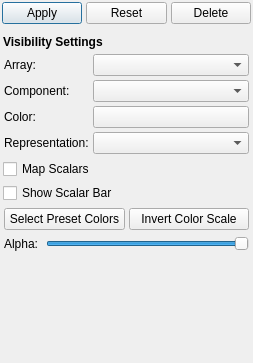
<?xml version="1.0" encoding="UTF-8"?>
<ui version="4.0">
 <class>VSInfoWidget</class>
 <widget class="QWidget" name="VSInfoWidget">
  <property name="geometry">
   <rect>
    <x>0</x>
    <y>0</y>
    <width>253</width>
    <height>363</height>
   </rect>
  </property>
  <property name="windowTitle">
   <string>Info Widget</string>
  </property>
  <layout class="QGridLayout" name="gridLayout">
   <property name="leftMargin">
    <number>1</number>
   </property>
   <property name="topMargin">
    <number>1</number>
   </property>
   <property name="rightMargin">
    <number>1</number>
   </property>
   <property name="bottomMargin">
    <number>1</number>
   </property>
   <property name="spacing">
    <number>4</number>
   </property>
   <item row="0" column="0">
    <widget class="QWidget" name="filterViewWidget" native="true">
     <property name="sizePolicy">
      <sizepolicy hsizetype="Preferred" vsizetype="Minimum">
       <horstretch>0</horstretch>
       <verstretch>0</verstretch>
      </sizepolicy>
     </property>
     <layout class="QGridLayout" name="gridLayout_5">
      <property name="leftMargin">
       <number>1</number>
      </property>
      <property name="topMargin">
       <number>1</number>
      </property>
      <property name="rightMargin">
       <number>1</number>
      </property>
      <property name="bottomMargin">
       <number>1</number>
      </property>
      <property name="spacing">
       <number>4</number>
      </property>
      <item row="0" column="0">
       <widget class="QWidget" name="filterControlsWidget" native="true">
        <property name="sizePolicy">
         <sizepolicy hsizetype="Preferred" vsizetype="Minimum">
          <horstretch>0</horstretch>
          <verstretch>0</verstretch>
         </sizepolicy>
        </property>
        <layout class="QHBoxLayout" name="horizontalLayout">
         <property name="spacing">
          <number>4</number>
         </property>
         <property name="leftMargin">
          <number>0</number>
         </property>
         <property name="topMargin">
          <number>0</number>
         </property>
         <property name="rightMargin">
          <number>0</number>
         </property>
         <property name="bottomMargin">
          <number>0</number>
         </property>
         <item>
          <widget class="QPushButton" name="applyBtn">
           <property name="text">
            <string>Apply</string>
           </property>
           <property name="default">
            <bool>true</bool>
           </property>
          </widget>
         </item>
         <item>
          <widget class="QPushButton" name="resetBtn">
           <property name="text">
            <string>Reset</string>
           </property>
          </widget>
         </item>
         <item>
          <widget class="QPushButton" name="deleteBtn">
           <property name="text">
            <string>Delete</string>
           </property>
          </widget>
         </item>
        </layout>
       </widget>
      </item>
     </layout>
    </widget>
   </item>
   <item row="1" column="0">
    <widget class="QScrollArea" name="viewSettingsArea">
     <property name="frameShape">
      <enum>QFrame::NoFrame</enum>
     </property>
     <property name="sizeAdjustPolicy">
      <enum>QAbstractScrollArea::AdjustToContents</enum>
     </property>
     <property name="widgetResizable">
      <bool>true</bool>
     </property>
     <widget class="QWidget" name="viewSettingsContainer">
      <property name="geometry">
       <rect>
        <x>0</x>
        <y>0</y>
        <width>251</width>
        <height>332</height>
       </rect>
      </property>
      <property name="sizePolicy">
       <sizepolicy hsizetype="Preferred" vsizetype="Expanding">
        <horstretch>0</horstretch>
        <verstretch>1</verstretch>
       </sizepolicy>
      </property>
      <layout class="QGridLayout" name="gridLayout_11">
       <property name="leftMargin">
        <number>1</number>
       </property>
       <property name="topMargin">
        <number>1</number>
       </property>
       <property name="rightMargin">
        <number>1</number>
       </property>
       <property name="bottomMargin">
        <number>1</number>
       </property>
       <property name="spacing">
        <number>4</number>
       </property>
       <item row="4" column="0">
        <spacer name="verticalSpacer">
         <property name="orientation">
          <enum>Qt::Vertical</enum>
         </property>
         <property name="sizeHint" stdset="0">
          <size>
           <width>20</width>
           <height>143</height>
          </size>
         </property>
        </spacer>
       </item>
       <item row="2" column="0">
        <widget class="QWidget" name="viewSettingsWidget" native="true">
         <property name="sizePolicy">
          <sizepolicy hsizetype="Preferred" vsizetype="Preferred">
           <horstretch>0</horstretch>
           <verstretch>0</verstretch>
          </sizepolicy>
         </property>
         <property name="minimumSize">
          <size>
           <width>0</width>
           <height>0</height>
          </size>
         </property>
         <layout class="QGridLayout" name="settingsLayout">
          <property name="leftMargin">
           <number>1</number>
          </property>
          <property name="topMargin">
           <number>1</number>
          </property>
          <property name="rightMargin">
           <number>1</number>
          </property>
          <property name="bottomMargin">
           <number>1</number>
          </property>
          <property name="spacing">
           <number>4</number>
          </property>
          <item row="0" column="0">
           <widget class="QWidget" name="filterWidgetContainer" native="true">
            <property name="sizePolicy">
             <sizepolicy hsizetype="Preferred" vsizetype="Preferred">
              <horstretch>0</horstretch>
              <verstretch>0</verstretch>
             </sizepolicy>
            </property>
            <property name="minimumSize">
             <size>
              <width>0</width>
              <height>0</height>
             </size>
            </property>
            <layout class="QGridLayout" name="filterWidgetLayout">
             <property name="leftMargin">
              <number>0</number>
             </property>
             <property name="topMargin">
              <number>0</number>
             </property>
             <property name="rightMargin">
              <number>0</number>
             </property>
             <property name="bottomMargin">
              <number>0</number>
             </property>
             <property name="spacing">
              <number>4</number>
             </property>
            </layout>
           </widget>
          </item>
          <item row="1" column="0">
           <widget class="QLabel" name="visibilityTopicLabel">
            <property name="font">
             <font>
              <weight>75</weight>
              <bold>true</bold>
             </font>
            </property>
            <property name="text">
             <string>Visibility Settings</string>
            </property>
           </widget>
          </item>
          <item row="2" column="0">
           <widget class="QWidget" name="arrayVisibilityWidget" native="true">
            <layout class="QGridLayout" name="gridLayout_8">
             <property name="leftMargin">
              <number>1</number>
             </property>
             <property name="topMargin">
              <number>1</number>
             </property>
             <property name="rightMargin">
              <number>1</number>
             </property>
             <property name="bottomMargin">
              <number>1</number>
             </property>
             <property name="spacing">
              <number>4</number>
             </property>
             <item row="5" column="1">
              <widget class="QComboBox" name="representationCombo">
               <property name="currentIndex">
                <number>-1</number>
               </property>
               <item>
                <property name="text">
                 <string>Point</string>
                </property>
               </item>
               <item>
                <property name="text">
                 <string>Wireframe</string>
                </property>
               </item>
               <item>
                <property name="text">
                 <string>Surface</string>
                </property>
               </item>
               <item>
                <property name="text">
                 <string>Surface With Edges</string>
                </property>
               </item>
              </widget>
             </item>
             <item row="3" column="1">
              <widget class="VSColorButton" name="colorBtn">
               <property name="sizePolicy">
                <sizepolicy hsizetype="Minimum" vsizetype="Fixed">
                 <horstretch>1</horstretch>
                 <verstretch>0</verstretch>
                </sizepolicy>
               </property>
               <property name="text">
                <string/>
               </property>
              </widget>
             </item>
             <item row="1" column="1">
              <widget class="QComboBox" name="activeArrayCombo">
               <property name="sizePolicy">
                <sizepolicy hsizetype="MinimumExpanding" vsizetype="Fixed">
                 <horstretch>0</horstretch>
                 <verstretch>0</verstretch>
                </sizepolicy>
               </property>
              </widget>
             </item>
             <item row="1" column="0">
              <widget class="QLabel" name="arrayLabel">
               <property name="text">
                <string>Array:</string>
               </property>
              </widget>
             </item>
             <item row="2" column="0">
              <widget class="QLabel" name="componentLabel">
               <property name="text">
                <string>Component:</string>
               </property>
              </widget>
             </item>
             <item row="2" column="1">
              <widget class="QComboBox" name="activeComponentCombo">
               <property name="sizePolicy">
                <sizepolicy hsizetype="MinimumExpanding" vsizetype="Fixed">
                 <horstretch>0</horstretch>
                 <verstretch>0</verstretch>
                </sizepolicy>
               </property>
              </widget>
             </item>
             <item row="3" column="0">
              <widget class="QLabel" name="colorLabel">
               <property name="text">
                <string>Color: </string>
               </property>
              </widget>
             </item>
             <item row="5" column="0">
              <widget class="QLabel" name="representationLabel">
               <property name="text">
                <string>Representation:</string>
               </property>
              </widget>
             </item>
            </layout>
           </widget>
          </item>
          <item row="3" column="0">
           <widget class="QCheckBox" name="mapScalarsCheckBox">
            <property name="text">
             <string>Map Scalars</string>
            </property>
            <property name="tristate">
             <bool>true</bool>
            </property>
           </widget>
          </item>
          <item row="4" column="0">
           <widget class="QCheckBox" name="showScalarBarCheckBox">
            <property name="text">
             <string>Show Scalar Bar</string>
            </property>
           </widget>
          </item>
          <item row="5" column="0">
           <widget class="QWidget" name="colorPresetWidget" native="true">
            <layout class="QGridLayout" name="gridLayout_9">
             <property name="leftMargin">
              <number>1</number>
             </property>
             <property name="topMargin">
              <number>1</number>
             </property>
             <property name="rightMargin">
              <number>1</number>
             </property>
             <property name="bottomMargin">
              <number>1</number>
             </property>
             <property name="spacing">
              <number>4</number>
             </property>
             <item row="0" column="0">
              <widget class="QPushButton" name="selectPresetColorsBtn">
               <property name="text">
                <string>Select Preset Colors</string>
               </property>
              </widget>
             </item>
             <item row="0" column="1">
              <widget class="QPushButton" name="invertColorScaleBtn">
               <property name="text">
                <string>Invert Color Scale</string>
               </property>
              </widget>
             </item>
            </layout>
           </widget>
          </item>
          <item row="6" column="0">
           <widget class="QWidget" name="transparencyWidget" native="true">
            <layout class="QGridLayout" name="gridLayout_10">
             <property name="leftMargin">
              <number>1</number>
             </property>
             <property name="topMargin">
              <number>1</number>
             </property>
             <property name="rightMargin">
              <number>1</number>
             </property>
             <property name="bottomMargin">
              <number>1</number>
             </property>
             <property name="spacing">
              <number>4</number>
             </property>
             <item row="1" column="1">
              <widget class="QSlider" name="alphaSlider">
               <property name="maximum">
                <number>100</number>
               </property>
               <property name="value">
                <number>100</number>
               </property>
               <property name="orientation">
                <enum>Qt::Horizontal</enum>
               </property>
              </widget>
             </item>
             <item row="1" column="0">
              <widget class="QLabel" name="alphaLabel">
               <property name="text">
                <string>Alpha: </string>
               </property>
              </widget>
             </item>
            </layout>
           </widget>
          </item>
         </layout>
        </widget>
       </item>
       <item row="3" column="0">
        <widget class="VSTransformWidget" name="transformWidget" native="true"/>
       </item>
      </layout>
     </widget>
    </widget>
   </item>
  </layout>
 </widget>
 <customwidgets>
  <customwidget>
   <class>VSColorButton</class>
   <extends>QPushButton</extends>
   <header>VSColorButton.h</header>
  </customwidget>
  <customwidget>
   <class>VSTransformWidget</class>
   <extends>QWidget</extends>
   <header>VSTransformWidget.h</header>
   <container>1</container>
  </customwidget>
 </customwidgets>
 <tabstops>
  <tabstop>applyBtn</tabstop>
  <tabstop>resetBtn</tabstop>
  <tabstop>deleteBtn</tabstop>
 </tabstops>
 <resources/>
 <connections/>
</ui>
